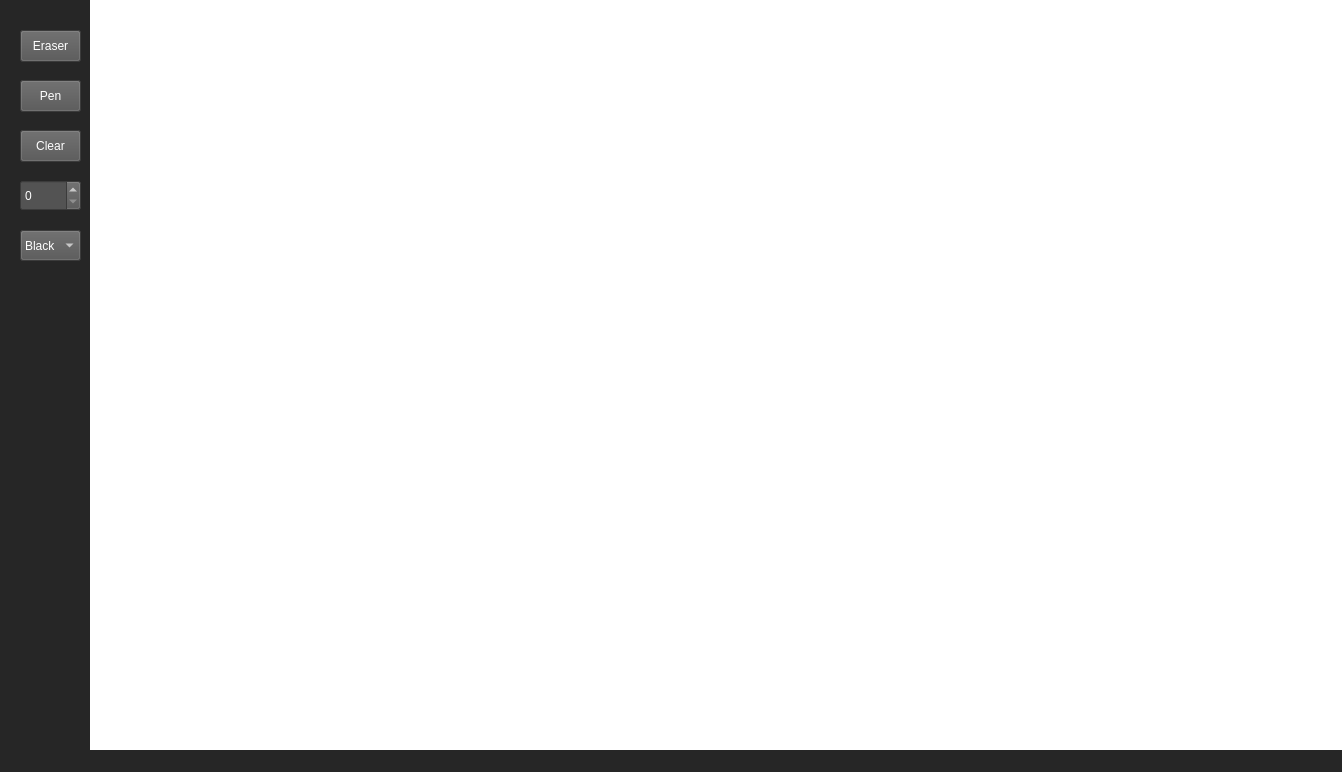
<?xml version="1.0" encoding="UTF-8"?>
<ui version="4.0">
 <class>MainWindow</class>
 <widget class="QMainWindow" name="MainWindow">
  <property name="geometry">
   <rect>
    <x>0</x>
    <y>0</y>
    <width>1342</width>
    <height>772</height>
   </rect>
  </property>
  <property name="windowTitle">
   <string>MainWindow</string>
  </property>
  <property name="styleSheet">
   <string notr="true">background-color: rgb(38, 38, 38);</string>
  </property>
  <widget class="QWidget" name="centralwidget">
   <widget class="QStackedWidget" name="DrawingFrame">
    <property name="geometry">
     <rect>
      <x>90</x>
      <y>0</y>
      <width>1350</width>
      <height>750</height>
     </rect>
    </property>
    <property name="minimumSize">
     <size>
      <width>1350</width>
      <height>750</height>
     </size>
    </property>
    <property name="maximumSize">
     <size>
      <width>1350</width>
      <height>750</height>
     </size>
    </property>
    <property name="styleSheet">
     <string notr="true">background-color: rgb(255, 255, 255);</string>
    </property>
    <property name="currentIndex">
     <number>1</number>
    </property>
    <widget class="QWidget" name="page"/>
    <widget class="QWidget" name="page_2"/>
   </widget>
   <widget class="QPushButton" name="BrushErase_Button">
    <property name="geometry">
     <rect>
      <x>20</x>
      <y>30</y>
      <width>61</width>
      <height>32</height>
     </rect>
    </property>
    <property name="styleSheet">
     <string notr="true">background-color: rgb(83, 83, 83);
color: rgb(255, 255, 255);</string>
    </property>
    <property name="text">
     <string>Eraser</string>
    </property>
   </widget>
   <widget class="QPushButton" name="BrushPen_Button">
    <property name="geometry">
     <rect>
      <x>20</x>
      <y>80</y>
      <width>61</width>
      <height>32</height>
     </rect>
    </property>
    <property name="styleSheet">
     <string notr="true">background-color: rgb(83, 83, 83);
color: rgb(255, 255, 255);</string>
    </property>
    <property name="text">
     <string>Pen</string>
    </property>
   </widget>
   <widget class="QPushButton" name="Clear_Button">
    <property name="geometry">
     <rect>
      <x>20</x>
      <y>130</y>
      <width>61</width>
      <height>32</height>
     </rect>
    </property>
    <property name="styleSheet">
     <string notr="true">background-color: rgb(83, 83, 83);
color: rgb(255, 255, 255);</string>
    </property>
    <property name="text">
     <string>Clear</string>
    </property>
   </widget>
   <widget class="QSpinBox" name="Thickness_Spinner">
    <property name="geometry">
     <rect>
      <x>20</x>
      <y>180</y>
      <width>61</width>
      <height>31</height>
     </rect>
    </property>
    <property name="styleSheet">
     <string notr="true">color: rgb(255, 255, 255);
background-color: rgb(83, 83, 83);</string>
    </property>
   </widget>
   <widget class="QComboBox" name="ColorChange_Button">
    <property name="geometry">
     <rect>
      <x>20</x>
      <y>230</y>
      <width>61</width>
      <height>31</height>
     </rect>
    </property>
    <property name="styleSheet">
     <string notr="true">color: rgb(255, 255, 255);
background-color: rgb(83, 83, 83);</string>
    </property>
    <item>
     <property name="text">
      <string>Black</string>
     </property>
    </item>
    <item>
     <property name="text">
      <string>Blue</string>
     </property>
    </item>
    <item>
     <property name="text">
      <string>Green</string>
     </property>
    </item>
    <item>
     <property name="text">
      <string>Red</string>
     </property>
    </item>
    <item>
     <property name="text">
      <string>Yellow</string>
     </property>
    </item>
   </widget>
  </widget>
  <widget class="QMenuBar" name="menubar">
   <property name="geometry">
    <rect>
     <x>0</x>
     <y>0</y>
     <width>1342</width>
     <height>22</height>
    </rect>
   </property>
  </widget>
  <widget class="QStatusBar" name="statusbar"/>
 </widget>
 <resources/>
 <connections/>
</ui>
